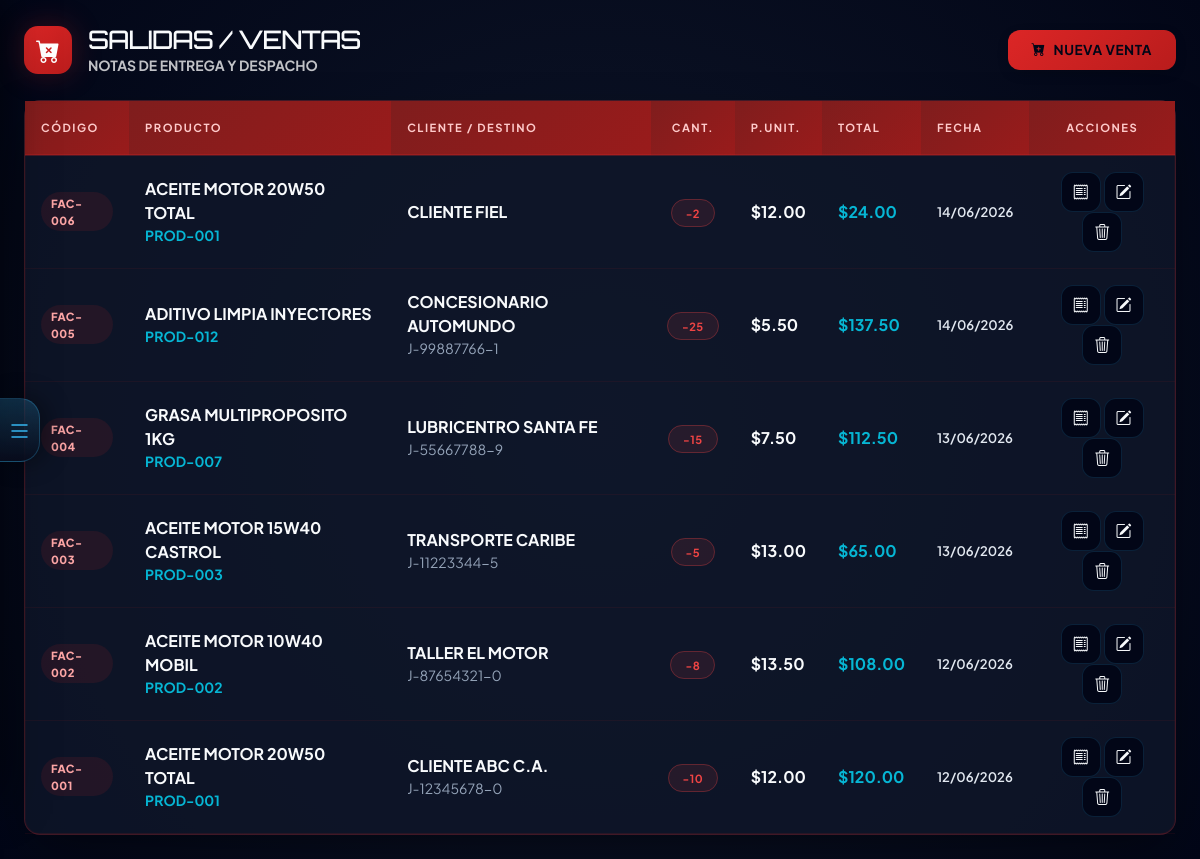
Page /modules/salidas.php (signed in) on the earlier database version.
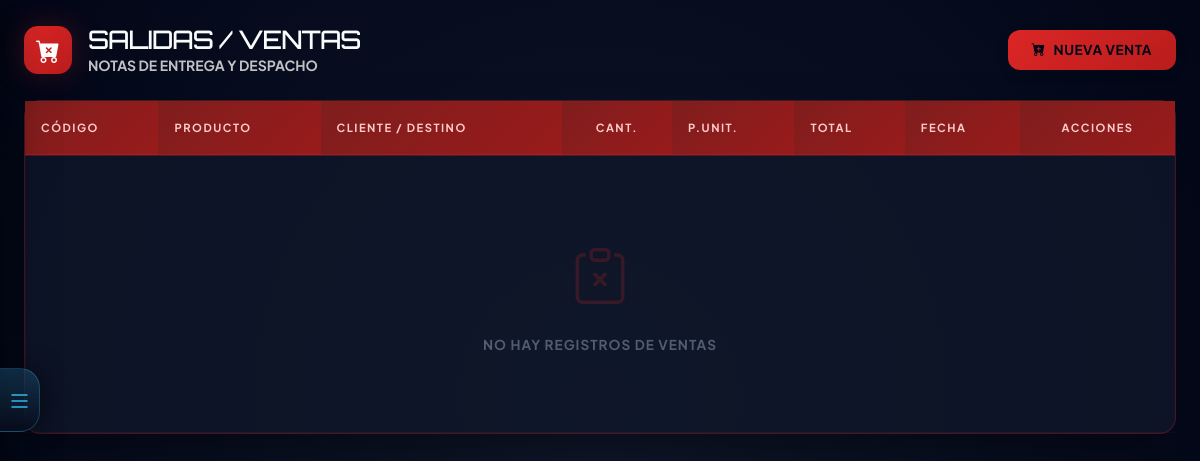
Same page on the later database version.
### tables this page shows
CREATE TABLE `salidas` (
  `id_salida` int(11) NOT NULL AUTO_INCREMENT,
  `nro_factura_manual` varchar(20) DEFAULT NULL,
  `nro_control` varchar(20) DEFAULT NULL,
  `id_producto` int(11) NOT NULL,
  `cantidad` int(11) NOT NULL,
  `precio_venta` decimal(10,2) NOT NULL,
  `cliente` varchar(150) DEFAULT 'Venta General',
  `rif_cliente` varchar(20) DEFAULT NULL,
  `id_tipo_mov` int(11) NOT NULL,
  `id_usuario` int(11) NOT NULL,
  `fecha_salida` timestamp NOT NULL DEFAULT current_timestamp(),
  `observaciones` text DEFAULT NULL,
  `status` enum('Activa','Anulada') NOT NULL DEFAULT 'Activa',
  PRIMARY KEY (`id_salida`),
  KEY `fk_sal_prod` (`id_producto`),
  KEY `fk_sal_tipo` (`id_tipo_mov`),
  KEY `fk_sal_user` (`id_usuario`),
  CONSTRAINT `fk_sal_prod` FOREIGN KEY (`id_producto`) REFERENCES `productos` (`id_producto`),
  CONSTRAINT `fk_sal_tipo` FOREIGN KEY (`id_tipo_mov`) REFERENCES `tipos_movimientos` (`id_tipo_mov`),
  CONSTRAINT `fk_sal_user` FOREIGN KEY (`id_usuario`) REFERENCES `usuarios` (`id_usuario`)
);

CREATE TABLE `productos` (
  `id_producto` int(11) NOT NULL AUTO_INCREMENT,
  `sku` varchar(50) NOT NULL,
  `nombre_producto` varchar(150) NOT NULL,
  `precio_venta` decimal(10,2) NOT NULL,
  `precio_costo` decimal(10,2) DEFAULT 0.00,
  `stock_actual` int(11) DEFAULT 0,
  `stock_minimo` int(11) DEFAULT 5,
  `fecha_vencimiento` date DEFAULT NULL,
  `status` enum('Activo','Inactivo') NOT NULL DEFAULT 'Activo',
  `id_categoria` int(11) NOT NULL,
  PRIMARY KEY (`id_producto`),
  UNIQUE KEY `idx_sku` (`sku`),
  KEY `fk_prod_cat` (`id_categoria`),
  CONSTRAINT `fk_prod_cat` FOREIGN KEY (`id_categoria`) REFERENCES `categorias` (`id_categoria`) ON DELETE CASCADE
);

### includes/Database.php (called while the page is built, shortened)
<?php
class Database
{
    private static ?self $instance = null;
    private ?mysqli $conn = null;
    public static function getInstance(): self
    {
        if (self::$instance === null) {
            self::$instance = new self();
        }
        return self::$instance;
    }
    public function connect(string $host, string $user, string $pass, string $db): void
    {
        $this->conn = new mysqli($host, $user, $pass, $db);
        $this->conn->set_charset('utf8mb4');
        $this->conn->autocommit(true);
    }
    public function execute(string $sql, array $params = []): mysqli_stmt
    {
        $stmt = $this->conn->prepare($sql);
        if (!empty($params)) {
            $types = '';
            $bindValues = [];
            foreach ($params as $p) {
                if (is_int($p)) {
                    $types .= 'i';
                } elseif (is_float($p)) {
                    $types .= 'd';
                } elseif (is_null($p)) {
                    $types .= 's';
                    $p = null;
                } else {
                    $types .= 's';
                }
                $bindValues[] = $p;
            }
            if (!empty($bindValues)) {
                $stmt->bind_param($types, ...$bindValues);
            }
        }
        if (!$stmt->execute()) {
            throw new RuntimeException('Error ejecutando consulta: ' . $stmt->error);
        }
        return $stmt;
    }
    public function fetchAll(string $sql, array $params = []): array
    {
        $stmt = $this->execute($sql, $params);
        $result = $stmt->get_result();
        $rows = $result->fetch_all(MYSQLI_ASSOC);
        return $rows;
    }
}

### includes/Security.php (called while the page is built, shortened)
<?php
class Security
{
    public static function esAdmin(): bool
    {
        return isset($_SESSION['rol']) && $_SESSION['rol'] === 'Administrador';
    }
}

### modules/salidas.php (the view, shortened to what the changed rows need)
<?php
$db = Database::getInstance();
$salidas = $db->fetchAll("SELECT s.*, p.nombre_producto, p.sku FROM salidas s INNER JOIN productos p ON s.id_producto = p.id_producto WHERE s.status = 'Activa' ORDER BY s.id_salida DESC");
?>
<!DOCTYPE html>
<html lang="es">
<head>
<?php include '../includes/diseno.php'; ?>
</head>
<body>
    <div class="main-wrapper" id="mainWrapper">
    <div class="container-fluid px-4 py-4 pagina-salidas">
        <div class="d-flex align-items-center gap-3 mb-4">
            <div>
                <h1 class="font-brand m-0" style="font-size:1.6rem;letter-spacing:-1px;">SALIDAS / VENTAS</h1>
            </div>
        </div>
        <div class="card-jv p-0">
            <div class="table-responsive">
                <table class="table-jv mb-0">
                    <thead>
                        <tr>
                            <th>CÓDIGO</th>
                            <th>PRODUCTO</th>
                            <th>CLIENTE / DESTINO</th>
                            <th class="text-center">CANT.</th>
                            <th>P.UNIT.</th>
                            <th>TOTAL</th>
                            <th>FECHA</th>
                            <th class="text-center">ACCIONES</th>
                        </tr>
                    </thead>
                    <tbody>
                        <?php if (count($salidas) > 0): ?>
                            <?php foreach ($salidas as $row):
                                $total_fila = $row['cantidad'] * $row['precio_venta'];
                            ?>
                                <tr>
                                    <td><span class="codigo-badge"><?php echo htmlspecialchars($row['nro_factura_manual'] ?: '#' . $row['id_salida']); ?></span></td>
                                    <td>
                                        <div class="fw-bold"><?php echo htmlspecialchars($row['nombre_producto']); ?></div>
                                        <div class="text-jv-cyan small fw-bold"><?php echo htmlspecialchars($row['sku']); ?></div>
                                    </td>
                                    <td class="text-uppercase">
                                        <div class="fw-bold"><?php echo htmlspecialchars($row['cliente'] ?? 'Venta General'); ?></div>
                                        <div class="text-secondary small"><?php echo htmlspecialchars($row['rif_cliente'] ?? 'S/RIF'); ?></div>
                                    </td>
                                    <td class="text-center"><span class="badge-jv badge-danger">-<?php echo $row['cantidad']; ?></span></td>
                                    <td class="fw-bold">$<?php echo number_format($row['precio_venta'], 2); ?></td>
                                    <td class="fw-bold text-jv-cyan">$<?php echo number_format($total_fila, 2); ?></td>
                                    <td style="color:#e2e8f0;font-weight:600;font-size:.82rem;"><?php echo date('d/m/Y', strtotime($row['fecha_salida'])); ?></td>
                                    <td class="text-center">
                                        <button class="btn-action" onclick="verFactura(<?php echo $row['id_salida']; ?>)" title="Ver Nota">
                                            <i class="bi bi-receipt"></i>
                                        </button>
                                        <button class="btn-action" onclick='editarSalida(<?php echo json_encode($row); ?>)' title="Editar">
                                            <i class="bi bi-pencil-square"></i>
                                        </button>
                                        <?php if (Security::esAdmin()): ?>
                                            <button class="btn-action" onclick="confirmarEliminar(<?php echo $row['id_salida']; ?>)" title="Anular">
                                                <i class="bi bi-trash3"></i>
                                            </button>
                                        <?php endif; ?>
                                    </td>
                                </tr>
                            <?php endforeach; ?>
                        <?php else: ?>
                            <tr>
                                <td colspan="8">
                                    <div class="estado-vacio">
                                        <i class="bi bi-clipboard-x"></i>
                                        <span>No hay registros de ventas</span>
                                    </div>
                                </td>
                            </tr>
                        <?php endif; ?>
                    </tbody>
                </table>
            </div>
        </div>
</body>
</html>

Differences in the rows shown:
removed salidas: nro_factura_manual "FAC-006", id_producto.nombre_producto "ACEITE MOTOR 20W50 TOTAL", id_producto.sku "PROD-001", cliente "CLIENTE FIEL", cantidad "2", precio_venta "12.00", total_fila "24.00", fecha_salida "14/06/2026"
removed salidas: nro_factura_manual "FAC-005", id_producto.nombre_producto "ADITIVO LIMPIA INYECTORES", id_producto.sku "PROD-012", cliente "CONCESIONARIO AUTOMUNDO", rif_cliente "J-99887766-1", cantidad "25", precio_venta "5.50", total_fila "137.50", fecha_salida "14/06/2026"
removed salidas: nro_factura_manual "FAC-004", id_producto.nombre_producto "GRASA MULTIPROPOSITO 1KG", id_producto.sku "PROD-007", cliente "LUBRICENTRO SANTA FE", rif_cliente "J-55667788-9", cantidad "15", precio_venta "7.50", total_fila "112.50", fecha_salida "13/06/2026"
removed salidas: nro_factura_manual "FAC-003", id_producto.nombre_producto "ACEITE MOTOR 15W40 CASTROL", id_producto.sku "PROD-003", cliente "TRANSPORTE CARIBE", rif_cliente "J-11223344-5", cantidad "5", precio_venta "13.00", total_fila "65.00", fecha_salida "13/06/2026"
removed salidas: nro_factura_manual "FAC-002", id_producto.nombre_producto "ACEITE MOTOR 10W40 MOBIL", id_producto.sku "PROD-002", cliente "TALLER EL MOTOR", rif_cliente "J-87654321-0", cantidad "8", precio_venta "13.50", total_fila "108.00", fecha_salida "12/06/2026"
removed salidas: nro_factura_manual "FAC-001", id_producto.nombre_producto "ACEITE MOTOR 20W50 TOTAL", id_producto.sku "PROD-001", cliente "CLIENTE ABC C.A.", rif_cliente "J-12345678-0", cantidad "10", precio_venta "12.00", total_fila "120.00", fecha_salida "12/06/2026"
Other differences:
text now shown: "NO HAY REGISTROS DE VENTAS"
